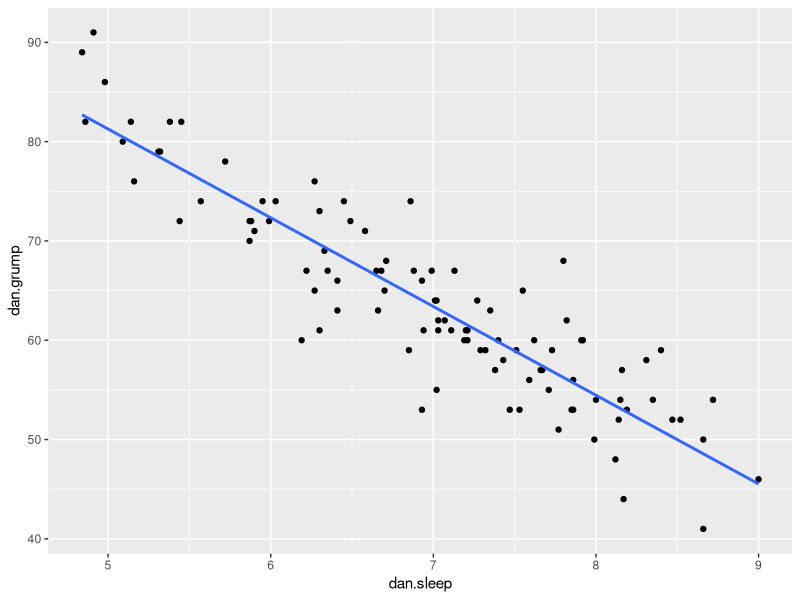
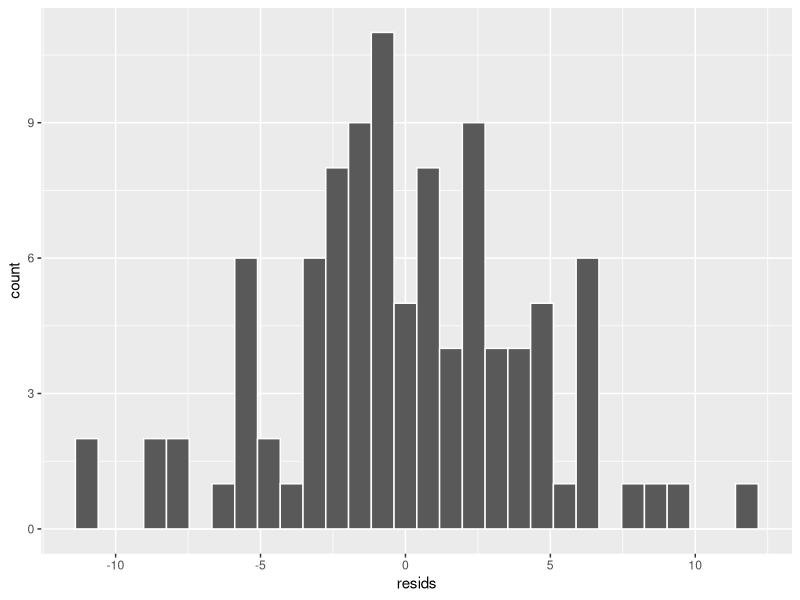
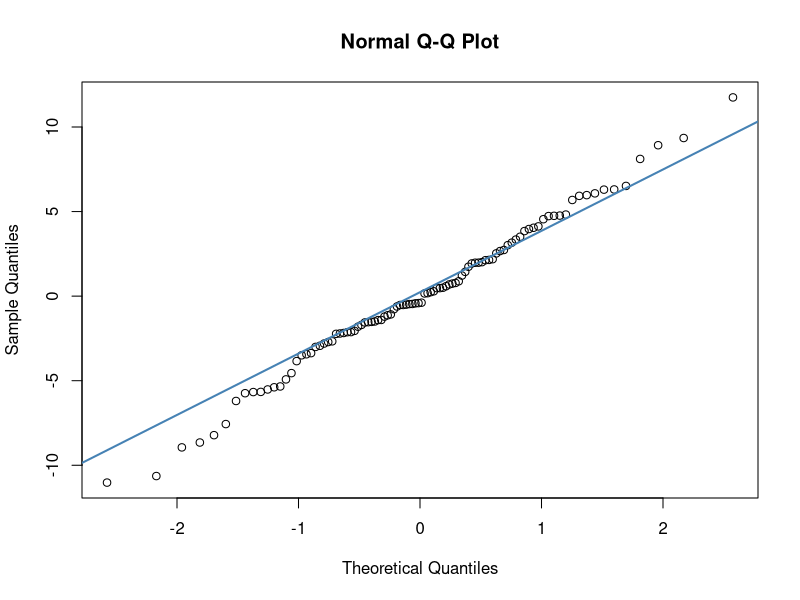
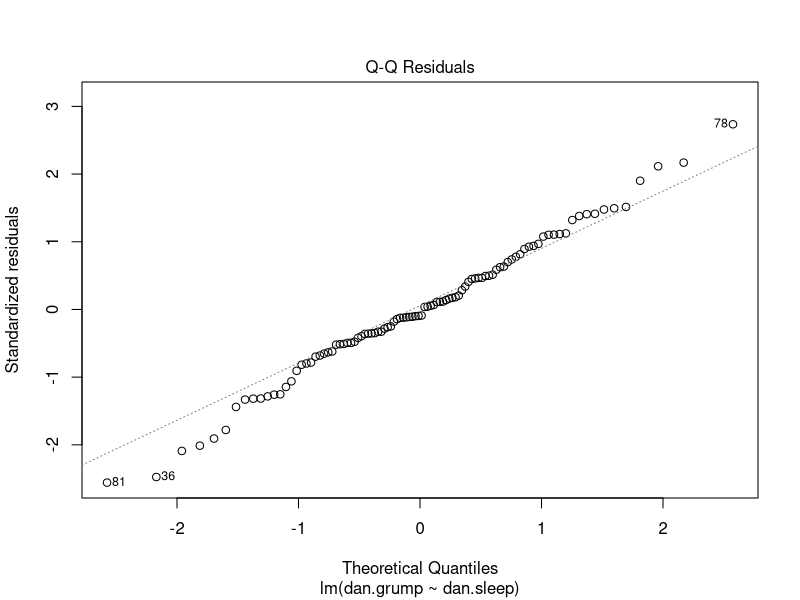
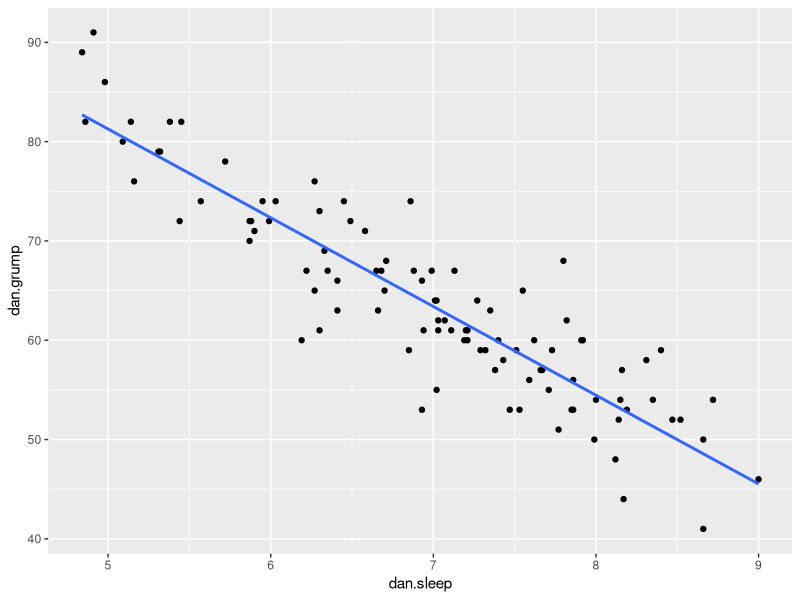
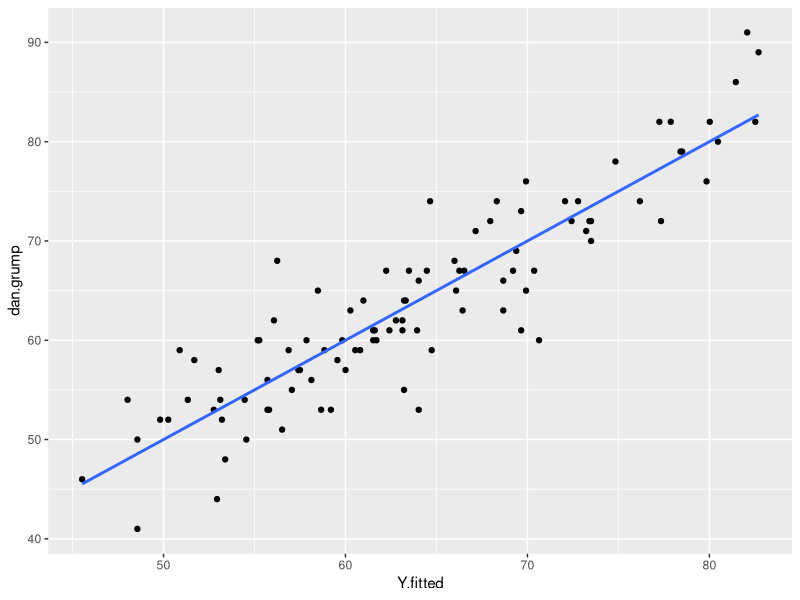
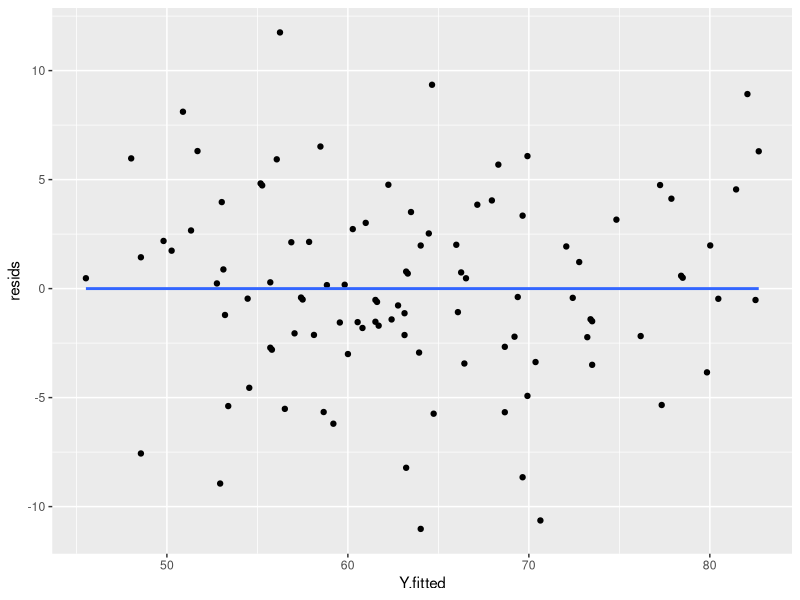
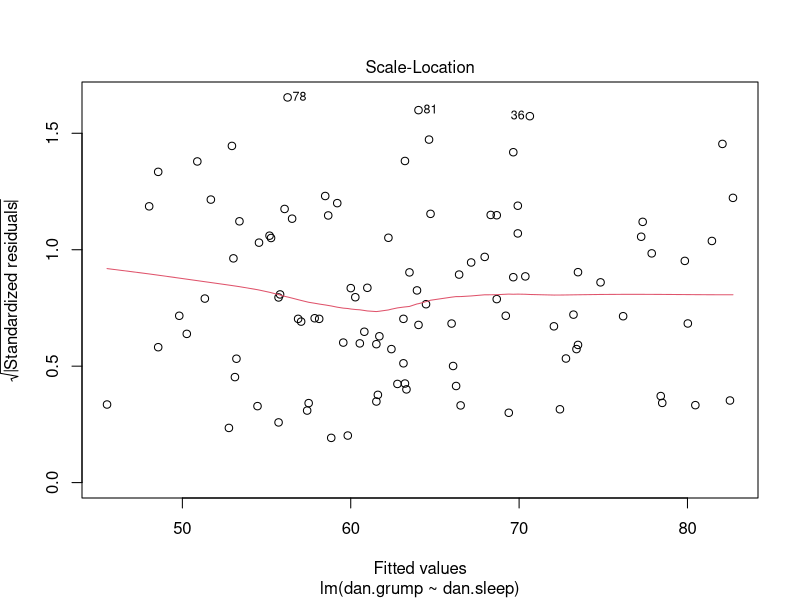

R code for these plots, in order:

#### Assumptions of Linear Regression


# 1. Normality (specifically the residuals)
# 2. Linearity
# 3. Homogeneity of Variance (homoscedasticity)
# 4. Uncorrelated Predictors (only relevant if doing more than one predictor)
# 5. No 'bad' outliers



library(tidyverse)


# Import Data

df <- read_csv("data/parenthood.csv")

head(df)

tail(df)

nrow(df)

# Scatterplot
ggplot(df, aes(x = dan.sleep, y = dan.grump)) + 
  geom_point() + 
  stat_smooth(method='lm', se=F) 


# Run the model
mod1 <- lm(dan.grump ~ dan.sleep, data = df)

mod1

summary(mod1)



### 1. Normality of Residuals ---

residuals(mod1)  # these are standardized residuals (but ok for now)

df$resids <- residuals(mod1)

#a) histogram plot
ggplot(df, aes(x=resids)) + geom_histogram(color='white') # possibly ok

#b) Shapiro-Wilk test
shapiro.test(df$resids)  # shapiro test says normal.

#c) QQ plot
qqnorm(df$resids)
qqline(df$resids, col = "steelblue", lwd = 2)  # it's ok

plot( x = mod1, which = 2 )  # fast way of getting same plot




### 2. Linearity ---

# X and Y should have a linear relationship

# a) scatterplot - especially if just one predictor:

ggplot(df, aes(x = dan.sleep, y = dan.grump)) + 
  geom_point() + 
  stat_smooth(method='lm', se=F) 



# b) There should also be a linear relationship between the actual Y values and the predicted Y' values

# we calculated these like this before:
coefficients(mod1)
df$Y.pred <- 125.956292 + (df$dan.sleep * -8.936756)
head(df)


# but you can get them directly like this:
fitted.values(mod1)

df$Y.fitted <- fitted.values(mod1)

head(df)

# plot this relationship
ggplot(df, aes(x = Y.fitted, y = dan.grump)) + 
  geom_point() + 
  stat_smooth(method='lm', se=F) 





### 3. Homogeneity of Variance / Homoscedasticity ---

# The model should be equally good at predicting Y's across all values of X.

head(df)

# if true, this should be a straight line
ggplot(df, aes(x = Y.fitted, y = resids)) + 
  geom_point() + 
  stat_smooth(method='lm', se=F) 


# an alternative plot of this is as follows:

plot(mod1, which = 3)

# there are some more formal tests of this... but we don't need to worry about them.






### 4. No 'bad' outliers ----


# What makes an outlier is a contentious point

